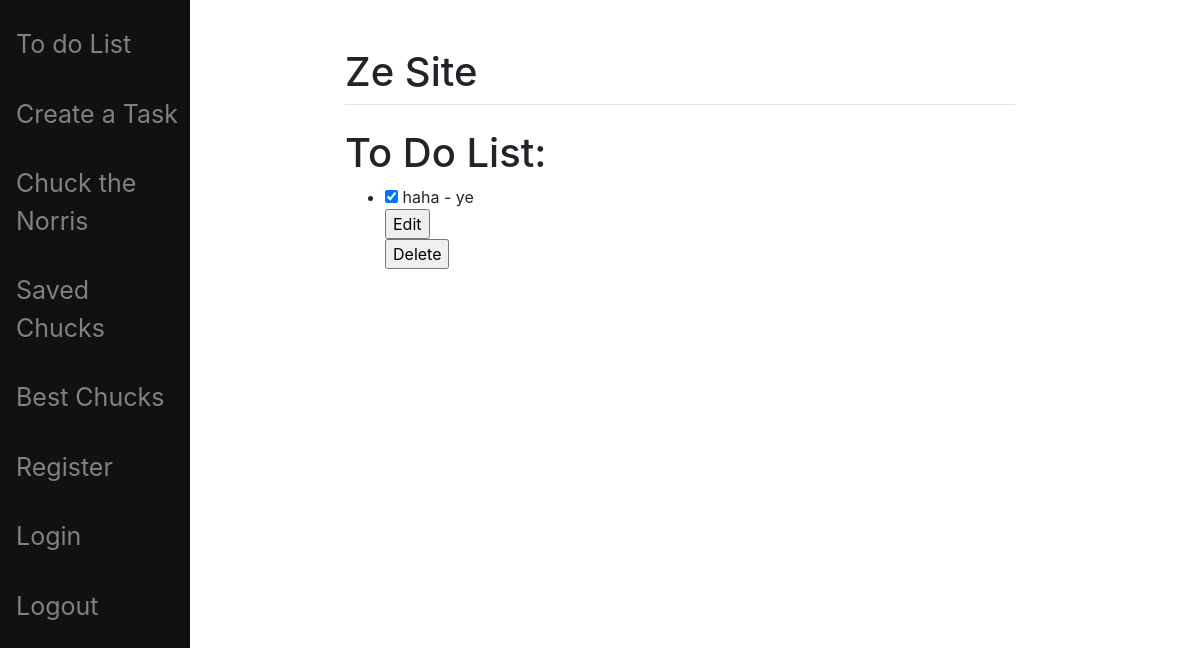
Page / (signed in) on the earlier database version.
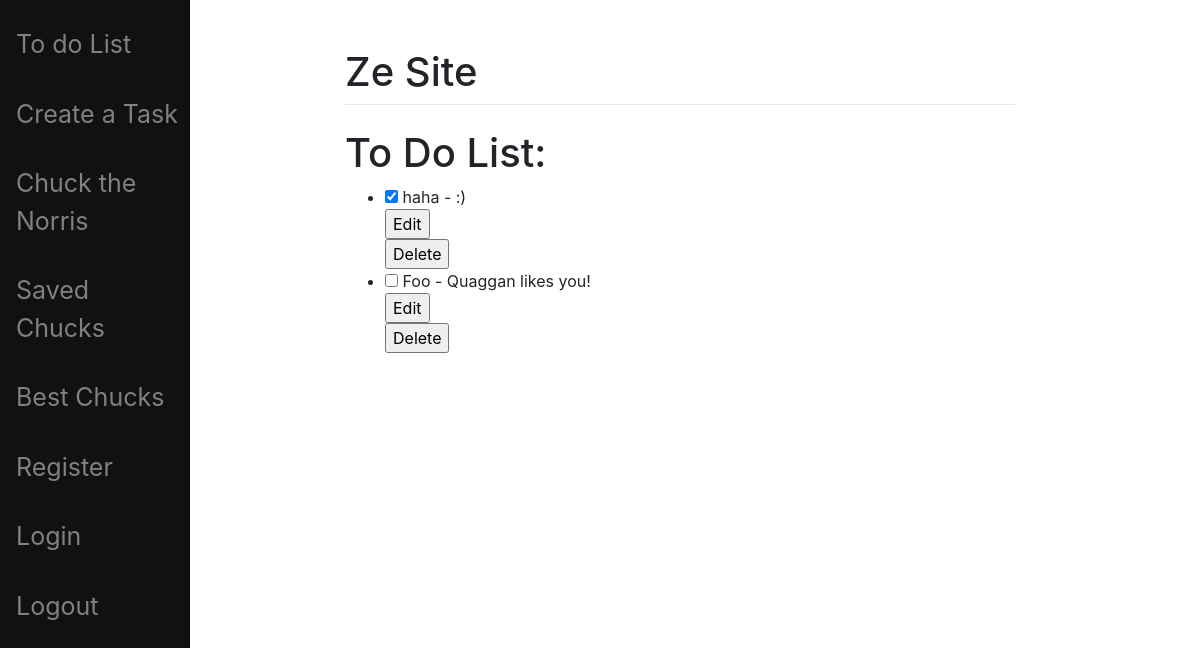
Same page on the later database version.
### myapp/models.py (models this page shows)
class Task(models.Model):
    user = models.ForeignKey(User, on_delete=models.CASCADE, default=None)
    task_name = models.CharField(max_length=100 )
    description = models.TextField(blank=True)
    completed = models.BooleanField(default=False)

### myapp/views.py (the view)
# urls.py: path('', IndexView.as_view(), name='index'),
class IndexView(LoginRequiredMixin, ListView):
    template_name = 'myapp/index.html'
    model = Task
    def get_queryset(self):
        return Task.objects.filter(user=self.request.user)

### myapp/templates/myapp/index.html (shortened to what this page needs)
{% extends "myapp/base.html" %}
{% block content %}
<h1>To Do List:</h1>
<ul>
    {% for task in object_list %}
    <li>
        <input type="checkbox" name="task-complete" {% if task.completed %}checked{% endif %}>
        {{ task.task_name }} - {{ task.description }}
        <form action="{% url 'edit_task' task.id %}" method="post">
            <input type="submit" value="Edit">
        </form>
        <form action="{% url 'delete_task' task.id %}" method="post">
            <input type="submit" value="Delete">
        </form>
    </li>
    {% endfor %}
</ul>
{% endblock %}

Differences in the rows shown:
removed Task: completed "☑", task_name "haha", description "ye"
added Task: completed "☑", task_name "haha", description ":)"
added Task: task_name "Foo", description "Quaggan likes you!"
